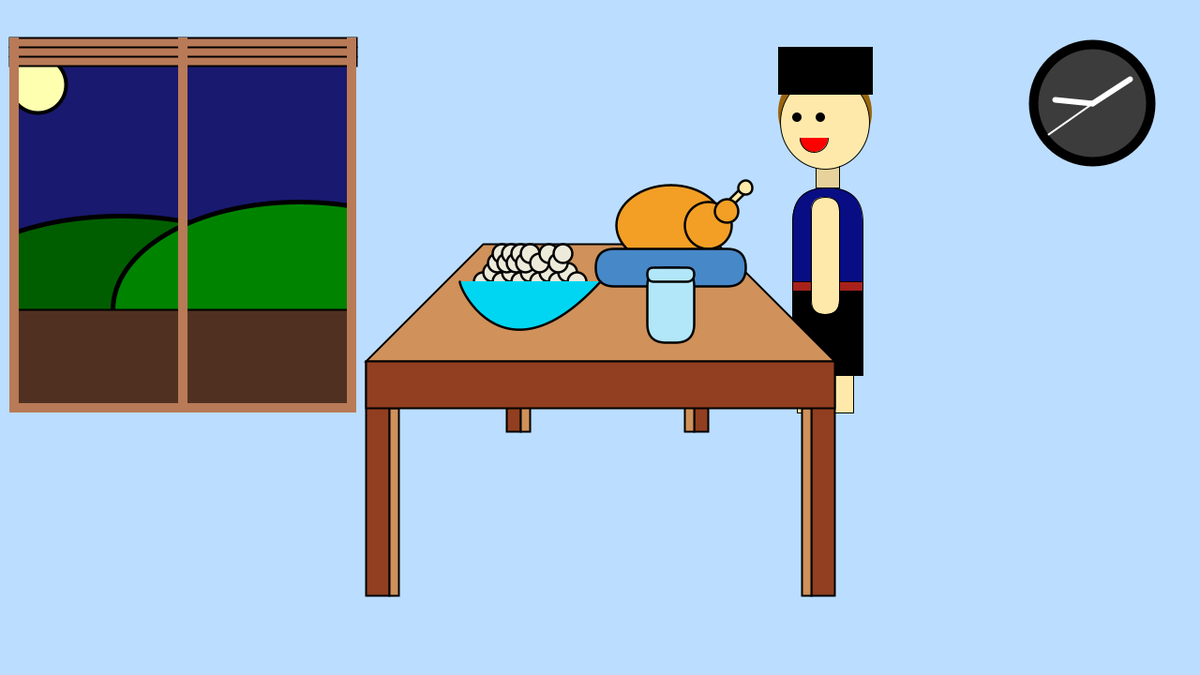
Frame 1 (no input)
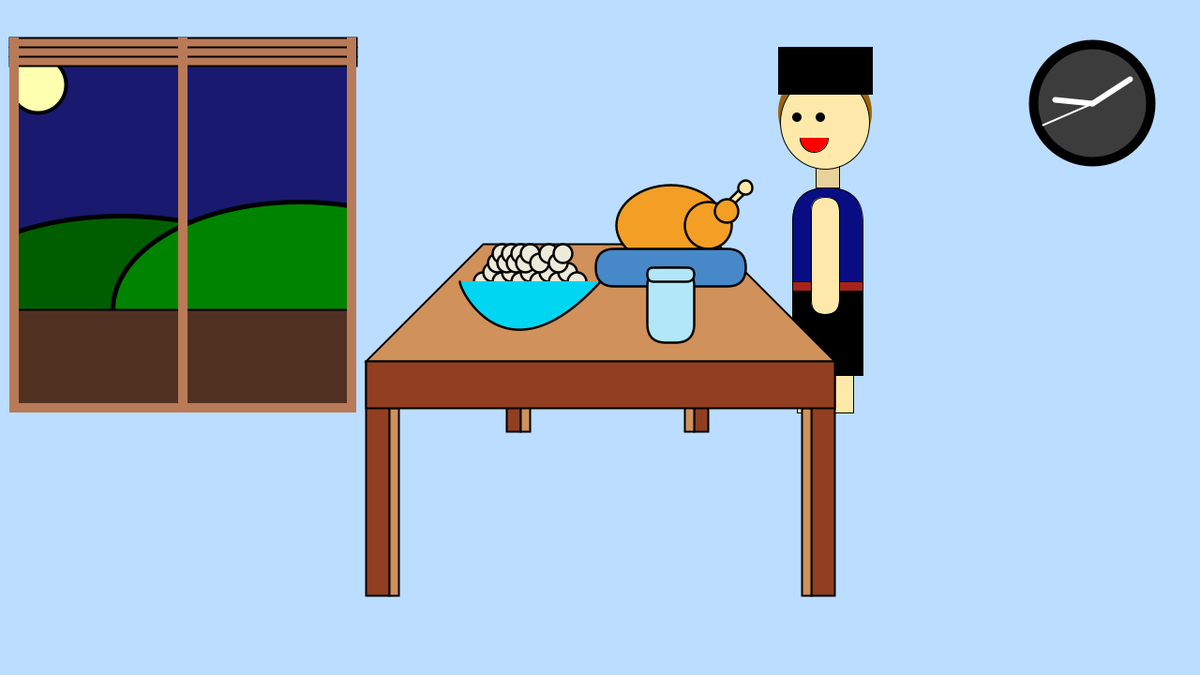
Frame 60 (the mouse pressed at the canvas centre just before this capture)
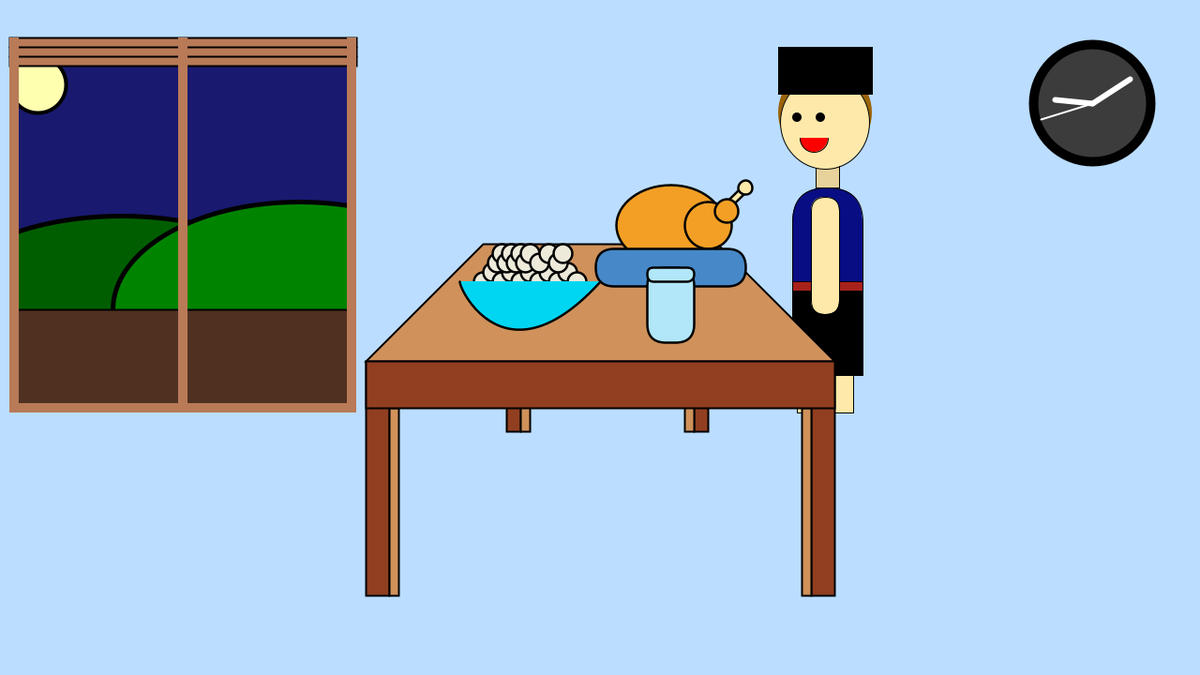
Frame 120 (the mouse held since frame 60 and released just before this capture)

The Processing sketch that drew these frames (run headless with seeded random() and noise(); from frame 60 on, the mouse is pressed at the canvas centre):

// Processing sketch: scene_meja_makan
// ── scene_meja_makan.pde
int cx, cy;
float secondsRadius;
float minutesRadius;
float hoursRadius;
float clockDiameter;

void setup()
{
  size(1280, 720);

  int radius = min(width, height) / 9;
  secondsRadius = radius * 0.72;
  minutesRadius = radius * 0.60;
  hoursRadius = radius * 0.50;
  clockDiameter = radius * 1.8;

  cx = width / 2;
  cy = height / 2;
}

void draw ()
{

  background(25, 25, 112);
  int d, e, f;
  d=second();
  e=minute();
  f=hour();

  //gunung
  strokeWeight(5);
  fill(0, 94, 0);
  arc(130, 330, 400, 200, (180*PI)/180, (360*PI)/180);
  fill(0, 132, 0);
  arc(320, 330, 400, 230, (180*PI)/180, (360*PI)/180);


  //bulan
  strokeWeight(4);
  stroke(1);
  fill(255, 255, 176);
  ellipse(40, 90, 60, 60);


  //lahan
  strokeWeight(2);
  stroke(1);
  fill(80, 49, 33);
  quad(0, 330, 380, 330, 380, 450, 0, 450);


  //dinding
  strokeWeight(0);
  noStroke();
  fill(187, 221, 255);
  //atas
  quad(0, 0, 1280, 0, 1280, 40, 0, 40);
  //kanan
  quad(370, 0, 1280, 0, 1280, 720, 370, 720);
  //kiri
  quad(0, 0, 20, 0, 20, 720, 0, 720);
  //bawah
  quad(0, 440, 1280, 440, 380, 1280, 0, 1280);


  //jendela
  strokeWeight(2);
  stroke(1);
  fill(185, 122, 87);
  quad(10, 40, 380, 40, 380, 70, 10, 70);
  line(10, 50, 380, 50);
  line(10, 60, 380, 60);
  noStroke();
  quad(10, 40, 20, 40, 20, 440, 10, 440);
  quad(370, 40, 380, 40, 380, 440, 370, 440);
  quad(190, 40, 200, 40, 200, 440, 190, 440);
  quad(10, 440, 380, 440, 380, 430, 10, 430);



  //JAAAAAAAMMMMMMMMM
  pushMatrix();
  translate(525, -250);
  // Latar Jam
  pushMatrix();
  fill(60);
  stroke(0);
  strokeWeight(10);
  translate(width/2, height/2);
  ellipse(0, 0, 125, 125);
  popMatrix();

  // Angles for sin() and cos() start at 3 o'clock;
  // subtract HALF_PI to make them start at the top
  float s = map(second(), 0, 60, 0, TWO_PI) - HALF_PI;
  float m = map(minute() + norm(second(), 0, 60), 0, 60, 0, TWO_PI) - HALF_PI; 
  float h = map(hour() + norm(minute(), 0, 60), 0, 24, 0, TWO_PI * 2) - HALF_PI;

  // Jarum Jam
  stroke(255);
  strokeWeight(2);
  line(cx, cy, cx + cos(s) * secondsRadius, cy + sin(s) * secondsRadius);
  strokeWeight(6);
  line(cx, cy, cx + cos(m) * minutesRadius, cy + sin(m) * minutesRadius);
  strokeWeight(6);
  line(cx, cy, cx + cos(h) * hoursRadius, cy + sin(h) * hoursRadius);

  // Menit
  /*strokeWeight(2);
   beginShape(POINTS);
   for (int a = 0; a < 360; a+=6) {
   float angle = radians(a);
   float x = cx + cos(angle) * secondsRadius;
   float y = cy + sin(angle) * secondsRadius;
   vertex(x, y);
   }
   endShape();*/
  /*translate(width/2, height/2);
   fill(225, 225, 225);
   textSize(30);
   text("12", -15, -85);
   text("3", 97, 9);
   text("6", -8, 110);
   text("9", -100, 6);*/
  popMatrix();

  translate(width/2, height/2);

  //orang
  pushMatrix();
  translate(425, 0);
  pushMatrix(); 
  translate(-625, -350);


  //rambut
  pushMatrix();
  fill(155, 100, 10);
  noStroke();
  ellipse(440, 110, 100, 100);
  popMatrix();


  //leher
  pushMatrix();
  strokeWeight(1);
  stroke(1);
  fill(230, 210, 154);
  rect(430, 160, 25, 30);
  popMatrix();


  //kepala
  pushMatrix();
  strokeWeight(1);
  stroke(1);
  fill(255, 233, 170);
  ellipse(440, 120, 95, 100);
  popMatrix();


  //mata kiri
  pushMatrix();
  fill(0, 0, 0);
  noStroke();
  ellipse(410, 115, 10, 10);
  popMatrix();


  //mata kanan
  pushMatrix();
  fill(0, 0, 0);
  noStroke();
  ellipse(435, 115, 10, 10);
  popMatrix();


  //mulut
  pushMatrix();
  strokeWeight(1);
  stroke(1);
  translate(-22, 0);
  fill(255, 0, 0);
  arc(450, 137, 30, 30, 0, PI);
  popMatrix();


  //peci
  pushMatrix();
  fill(0, 0, 0);
  rect(390, 40, 100, 50);
  popMatrix();


  //badan  
  pushMatrix();
  strokeWeight(1);
  stroke(1);
  fill(8, 13, 132);
  rect(405, 190, 75, 150, 110);
  popMatrix();


  //kaki kiri
  pushMatrix();
  fill(255, 233, 170);
  rect(410, 370, 20, 60);
  popMatrix();


  //kaki kana
  pushMatrix();
  translate(-10, 0);
  fill(255, 233, 170);
  rect(460, 370, 20, 60);
  popMatrix();

  //sarung
  pushMatrix();
  fill(0, 0, 0);
  rect(405, 290, 75, 100);
  popMatrix();


  //kotak kotak sarung
  pushMatrix();
  fill(167, 34, 27);//warna tangan
  rect(405, 290, 75, 10);
  popMatrix();


  //tangan kanan
  pushMatrix();
  strokeWeight(1);
  stroke(0);
  fill(255, 233, 170);
  rect(425, 200, 30, 125, 25);
  popMatrix();
  popMatrix();
  popMatrix();


//MEJAAAAAAAAA
  //kaki meja
  pushMatrix();
  strokeWeight(2);
  stroke(0);
  fill(145, 63, 32);
  rect(-250, 25, 25, 250);
  fill(208, 145, 90);
  rect(-225, 75, 10, 200);

  fill(145, 63, 32);
  rect(225, 25, 25, 250);
  fill(208, 145, 90);
  rect(215, 75, 10, 200);

  fill(145, 63, 32);
  rect(-100, 0, 15, 100);
  fill(208, 145, 90);
  rect(-85, 0, 10, 100);

  fill(145, 63, 32);
  rect(100, 0, 15, 100);
  fill(208, 145, 90);
  rect(90, 0, 10, 100);

  //alas meja
  strokeWeight(2);
  stroke(1);
  fill(208, 145, 90);
  quad(-125, -100, -250, 25, 250, 25, 125, -100);
  fill(145, 63, 32);
  rect(-250, 25, 500, 50);
  popMatrix();


  //AYAAAAAAAMMMM
  //BADAN AYAM
  pushMatrix();
  translate(75, -120);
  strokeWeight(2.5);
  stroke(1);
  fill(243, 159, 37);
  ellipse(0, 0, 115, 85);


  //tulang
  pushMatrix();
  fill(254, 233, 169);
  rotate(PI/4.0);
  rect(25, -80, 8, 70);
  popMatrix();
  ellipse(80, -40, 15, 15);


  //paha
  fill(243, 159, 37);
  ellipse(40, 0, 50, 50);
  ellipse(60, -15, 25, 25);

  //piring
  fill(71, 136, 200);
  rect(-80, 25, 160, 40, 30);
  popMatrix();

//NASIIIII
  pushMatrix();
  translate(-75, -50);
  stroke(1);
  fill(237, 234, 218);
  ellipse(-50, -10, 20, 20);
  ellipse(-40, -20, 20, 20);
  ellipse(-30, -10, 20, 20);
  ellipse(-20, -20, 20, 20);
  ellipse(-10, -10, 20, 20);
  ellipse(0, -20, 20, 20);
  ellipse(10, -10, 20, 20);
  ellipse(20, -20, 20, 20);
  ellipse(30, -10, 20, 20);
  ellipse(40, -20, 20, 20);
  ellipse(50, -10, 20, 20);

  ellipse(-35, -30, 20, 20);
  ellipse(-30, -40, 20, 20);
  ellipse(-25, -30, 20, 20);
  ellipse(-20, -40, 20, 20);
  ellipse(-15, -30, 20, 20);
  ellipse(-10, -40, 20, 20);
  ellipse(-5, -30, 20, 20);
  ellipse(0, -40, 20, 20);
  ellipse(10, -30, 20, 20);
  ellipse(20, -40, 20, 20);
  ellipse(30, -30, 20, 20);
  ellipse(35, -40, 20, 20);
  stroke(1);
  fill(0, 214, 242);
  bezier(75, -10, -25, 100, -75, 0, -75, -10);
  popMatrix();

  //GELASSSS
  fill(178, 230, 249);
  rect(50, -75, 50, 80, 20);
  rect(50, -75, 50, 15, 20);
}
